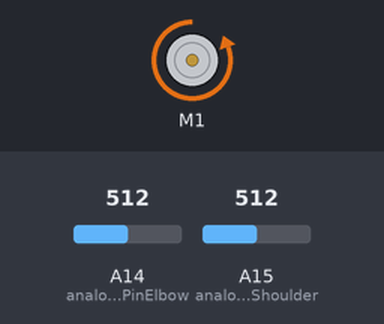
This sketch was run on a simulated Arduino Mega 2560, built with avr-gcc and run on an emulated ATmega2560. Shown: DC motor (green arrow = forward, orange = backward, longer = faster). Inputs (shaded band) come from the test bench; at power-on: A15 (analogInPinShoulder) = 512, A14 (analogInPinElbow) = 512. The ROS host is connected and sends only what is stated.

Above: at 1.2 s.
1.3 s: A15 (analogInPinShoulder) set to 390
At 2.0 s:
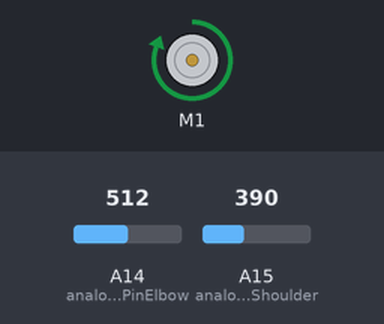
2.8 s: A15 (analogInPinShoulder) set to 410
At 3.3 s:
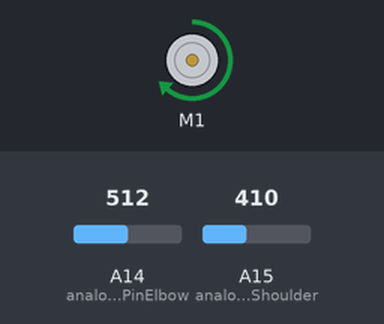
4.3 s: A15 (analogInPinShoulder) set to 511
At 4.7 s:
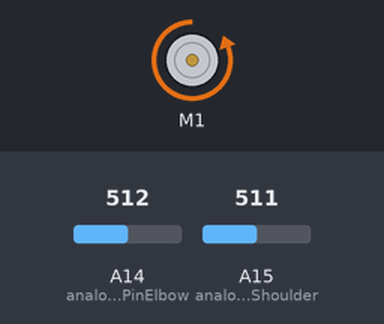
5.8 s: A15 (analogInPinShoulder) set to 306
At 6.3 s:
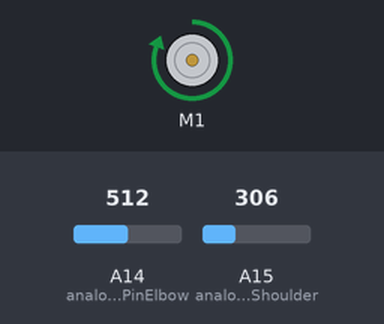
7.3 s: A15 (analogInPinShoulder) set to 716
At 7.7 s:
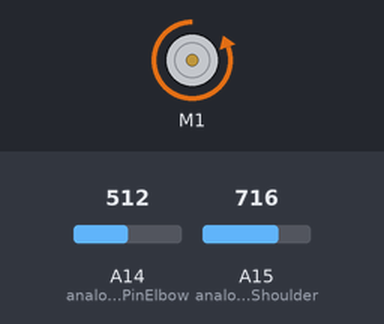
Timing chart, 0 to 9.8 s (numbered marks = the images above; inputs shaded):
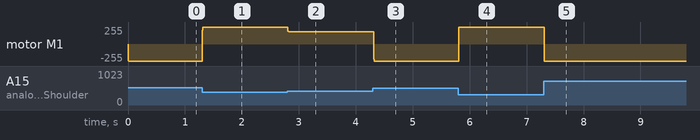

The sketch:

arduino.ino
```cpp
/*
 * rosserial Time and TF Example
 * Publishes a transform at current time
 */

/* INCLUDES */
#include <ros.h>
#include <ros/time.h>
#include <tf/tf.h>
#include <tf/transform_broadcaster.h>
#include <geometry_msgs/TransformStamped.h>
#include <geometry_msgs/Quaternion.h>
#include <std_msgs/Int32.h>
#include <std_msgs/Float32.h>
#include <sensor_msgs/JointState.h>

#include "DualVNH5019MotorShield.h"


/* DEFINES */
#define ADCVALUE 0.001256637


/* VARIABLES */
DualVNH5019MotorShield md;

ros::NodeHandle  nh;

//geometry_msgs::TransformStamped t;
//tf::TransformBroadcaster broadcaster;

char child_link[] = "/base_link";
char parent_link[] = "/odom";

volatile double shoulder_des = 0;
volatile double elbow_des = 0;
volatile double error_prev_shoulder = 0;
volatile double error_sum_shoulder = 0;
volatile double error_prev_elbow = 0;
volatile double error_sum_elbow = 0;
volatile double PID_shoulder = 0;
volatile double PID_elbow = 0;
volatile int sensorValuePosShoulder = 0;
volatile int sensorValuePosElbow = 0;
const int analogInPinShoulder = A15;  // Analog input pin that the potentiometer is attached to
const int analogInPinElbow = A14;  // Analog input pin that the potentiometer is attached to

char *as[] = {"shoulder_pitch_joint", "elbow_pitch_joint"};
float positions_tab[2];
float velocities_tab[2];
float efforts_tab[2];


/* PUBLISHERS */
/*
sensor_msgs::JointState joints;
ros::Publisher joint_state_publisher("arm/jointstate_arduino", &joints);*/

std_msgs::Float32 shoulder_feedback;
ros::Publisher pub_shoulder("shoulder_pitch_state", &shoulder_feedback);

std_msgs::Float32 elbow_feedback;
ros::Publisher pub_elbow("elbow_pitch_state", &elbow_feedback);


/* CALLBACKS */

void messageCbShoulder( const std_msgs::Float32& toggle_msg){
  //digitalWrite(13, HIGH-digitalRead(13));   // blink the led
	shoulder_des = toggle_msg.data;
}

ros::Subscriber<std_msgs::Float32> sub_shoulder("shoulder_pitch_joint", messageCbShoulder );

void messageCbElbow( const std_msgs::Float32& toggle_msg){
  //digitalWrite(13, HIGH-digitalRead(13));   // blink the led
	elbow_des = toggle_msg.data;
}

ros::Subscriber<std_msgs::Float32> sub_elbow("elbow_pitch_joint", messageCbElbow );


/* FUNCTIONS */

void stopIfFault()
{
  if (md.getM1Fault())
  {
    Serial.println("M1 fault");
    while(1);
  }
  if (md.getM2Fault())
  {
    Serial.println("M2 fault");
    while(1);
  }
}
/*
geometry_msgs::Quaternion createQuaternion(double yaw, double pitch, double roll)
{
  geometry_msgs::Quaternion q;
  q.x = 0;
  q.y = 0;
  q.z = sin(yaw * 0.5);
  q.w = cos(yaw * 0.5);
  //return q;
}
*/
void read_positions(void)
{
  sensorValuePosShoulder = analogRead(analogInPinShoulder);
  sensorValuePosElbow = analogRead(analogInPinElbow);
}

double convert_adc(int value)
{
  return -(value - 450) * ADCVALUE;
}

void compute_PIDs(double shoulder, double elbow)
{

  double errorShoulder =  convert_adc(sensorValuePosShoulder) - shoulder;
  double errorElbow =  convert_adc(sensorValuePosElbow) - elbow;

  error_sum_shoulder += errorShoulder;
  error_sum_elbow += errorElbow;

  if(error_sum_shoulder > (50* ADCVALUE))
    error_sum_shoulder = 50* ADCVALUE;
  if(error_sum_shoulder < (-50* ADCVALUE))
    error_sum_shoulder = -50* ADCVALUE;
  if(error_sum_elbow > (50* ADCVALUE))
    error_sum_elbow = 50* ADCVALUE;
  if(error_sum_elbow < (-50* ADCVALUE))
    error_sum_elbow = -50* ADCVALUE;

  PID_shoulder = 5000 * errorShoulder + 600 * error_prev_shoulder + 50 * error_sum_shoulder; // un peu mou
  PID_elbow = 10000 * errorElbow + 1000 * error_prev_elbow + 200 * error_sum_elbow;

  error_prev_shoulder = errorShoulder;
  error_prev_elbow = errorElbow;

  if(PID_shoulder > 400)
    PID_shoulder = 400;
  if(PID_shoulder < -400)
    PID_shoulder = -400;
  if(PID_elbow > 400)
    PID_elbow = 400;
  if(PID_elbow < -400)
    PID_elbow = -400;
 /*
  Serial.print("PID : ");
  Serial.print(PID);
  Serial.print(" ERREUR : ");
  Serial.print(erreur);
  Serial.print(" SENSOR : ");
  Serial.println(sensorValue);
  */


}

void move_motors(void)
{
  md.setM1Speed(PID_shoulder);
  stopIfFault();
  /*
  md.setM1M2Speed(PID_shoulder, PID_elbow);
  stopIfFault();
  */
}


void setup()
{
  md.init();
  analogReference(EXTERNAL);

  nh.initNode();
  //broadcaster.init(nh);
  //nh.advertise(joint_state_publisher);
  nh.advertise(pub_shoulder);
  nh.advertise(pub_elbow);
  nh.subscribe(sub_shoulder);
  nh.subscribe(sub_elbow);
  /*
  joints.name_length = 2;
  joints.position_length = 2;
  joints.velocity_length = 2;
  joints.effort_length = 2;*/
  /*joints.name[2];
  joints.position[2];*/
  /*
  joints.name = as;
  positions_tab[0] = 0.0;
  positions_tab[1] = 0.0;
  velocities_tab[0] = 0.0;
  velocities_tab[1] = 0.0;
  efforts_tab[0] = 0.0;
  efforts_tab[1] = 0.0;*/
}

void loop()
{

  read_positions();

  compute_PIDs(shoulder_des, elbow_des);

  move_motors();
 /*
  joints.header.stamp = nh.now();
  positions_tab[0] = convert_adc(sensorValuePosShoulder);
  positions_tab[1] = convert_adc(sensorValuePosElbow);
  joints.position = positions_tab;
  joints.velocity = velocities_tab;
  joints.effort = efforts_tab;

  joint_state_publisher.publish( &joints );
 */

  shoulder_feedback.data = convert_adc(sensorValuePosShoulder);
  elbow_feedback.data = convert_adc(sensorValuePosElbow);

  pub_shoulder.publish( &shoulder_feedback );
  pub_elbow.publish( &elbow_feedback );

/*
  t.header.frame_id = parent_link;
  t.child_frame_id = child_link;
  t.transform.translation.x = 1.0;
  t.transform.translation.y = 1.0;
  t.transform.translation.z = 1.0;

  t.transform.rotation.x = 0;
  t.transform.rotation.y = 0;
  t.transform.rotation.z = sin(yaw * 0.5);
  t.transform.rotation.w = cos(yaw * 0.5);
  t.transform.rotation = tf::createQuaternionFromYaw(1.57);

  t.transform.rotation.x = 0.0;
  t.transform.rotation.y = 0.0;
  t.transform.rotation.z = 0.0;
  t.transform.rotation.w = 1.0;
  t.header.stamp = nh.now();
  broadcaster.sendTransform(t);*/
  nh.spinOnce();

  delay(10);
}
```

Measured:
- after the input at 1.3 s, motor M1: backward 255/255 → forward 255/255 at once
- after the input at 2.8 s, motor M1: forward 255/255 → forward 181/255 at once
- after the input at 4.3 s, motor M1: forward 181/255 → backward 255/255 at once
- after the input at 5.8 s, motor M1: backward 255/255 → forward 255/255 at once
- after the input at 7.3 s, motor M1: forward 255/255 → backward 255/255 at once
